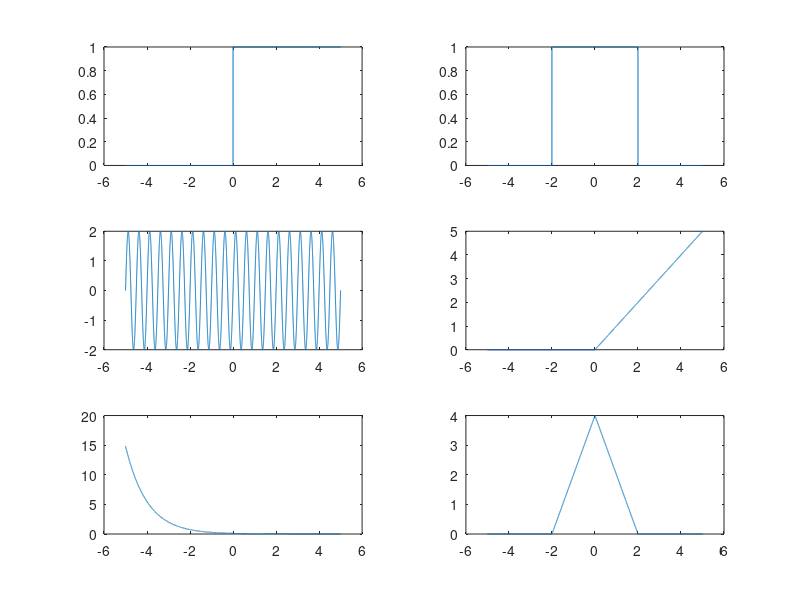

Recreate this plot in MATLAB.
% Script invariancia_tempo_continuo.m
clear all;
close all;
clc;

t = -5:0.001:5; % eixo dos tempos

% Definiação dos sinais de entradas usando funções anonimas
sinais = {
  @(t) (t>=0), % Degrau unitário
  @(t) (abs(t) <= 2), % Pulso retangular com largura de 4s
  @(t) (2*sin(4*pi*t)), % Senoide de 2Hz
  @(t) (t .*(t >=0)), % Rampa
  @(t) (0.1 * exp(-t)), % Exponencial decresncente
  @(t) ((2 * t + 4) .* (t >= -2 & t <= 0) + (-2 * t + 4) .* (t > 0 & t <= 2)) % Pulso triangular com largura de 4s
};

nomes_sinais = {"Degrau unitário", "Pulso Retangular", "Senoide", "Rampa", "Exponencial", "Pulso Trinagular"};

% Definição dos sistemas
S = @(x, t) (2 * x);
nome_sistema = {"y(t) = 2 * x(t)"};


% plotagem automaticas de sinais em quadrado perfeitos (quadramento)
num_sinais = length(sinais);
num_linhas = ceil(sqrt(num_sinais));
num_colunas = ceil(num_sinais/num_linhas);

t0 = 2;

for k=1:num_sinais

  % Propriedades de invariância no tempos
  x = sinais{k}(t);

  y_original = S(x, t);

  y_entrada_desloc = S(sinais{k}(t-t0), t);

  y_original_desloc = S(sinais{k}(t-t0), t-t0);

  subplot(num_linhas, num_colunas, k);
  plot(t, sinais{k}(t));

end


